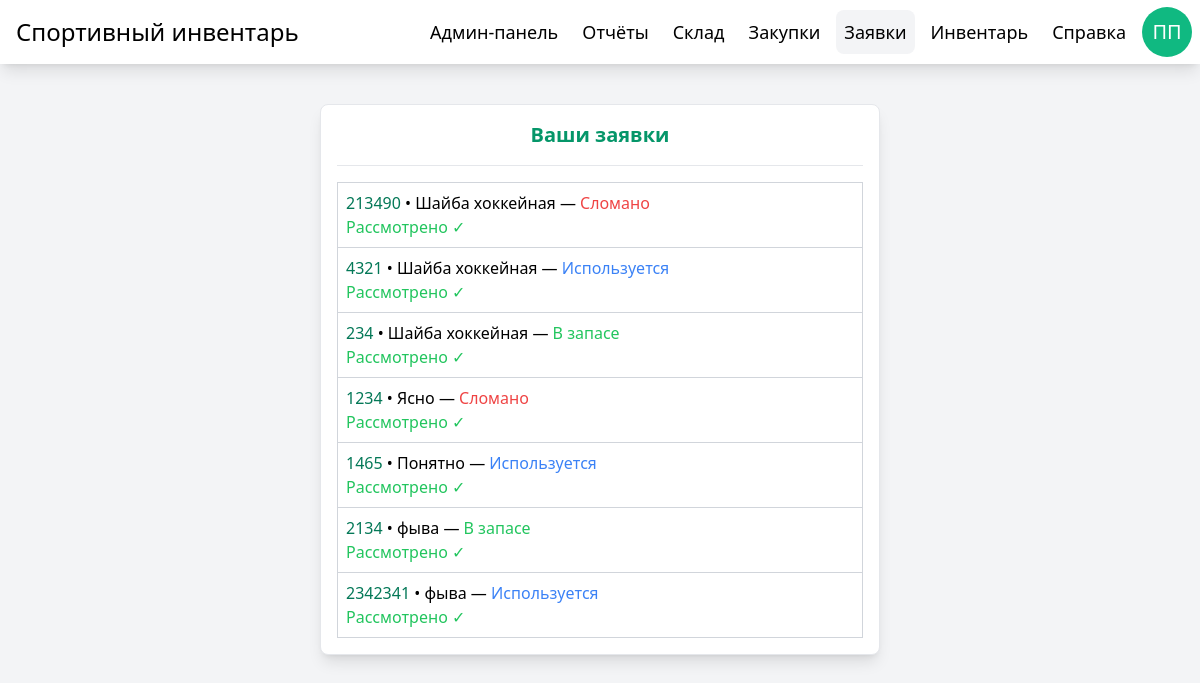
/applications/ (signed in), run on the app's committed database.
### manager/models.py (models this page shows, shortened)
class User(AbstractUser):
    patronymic = models.CharField(max_length=64, blank=True, null=True)
    verified = models.BooleanField(default=False)

class Application(models.Model):
    ident = models.AutoField(primary_key=True)
    ACTIONS = [
        ('drop', 'Списать оборудование'),
        ('request', 'Запросить оборудование')
    ]
    STATE_CHOICES = [
        ('active', 'Используется'),
        ('inactive', 'В запасе'),
        ('broken', 'Сломан'),
    ]
    STATUS =[
        ('seen', 'Рассмотрено'),
        ('unseen', 'Не рассмотрено')
    ]
    owner = models.ForeignKey(User, on_delete=models.CASCADE, related_name='applications')  # Автор заявки
    name = models.CharField(max_length=256)
    quantity = models.PositiveIntegerField(default=1)
    state = models.CharField(max_length=8, choices=STATE_CHOICES, default='inactive')
    status = models.CharField(max_length=8, choices=STATUS, default='unseen')
    '''if action == "request":
            ...
    На запрос выделяем quantity вещей. Если у storage нет такого количества, то закупаем через Purchase'''
    action = models.CharField(max_length=32, choices=ACTIONS, default='drop', null=True, blank=True)

### manager/views.py (the view)
# urls.py: path('applications/', views.applications, name="applications")
@login_required
@verified_check
def applications(request):
    applications = Application.objects.filter(owner=request.user)
    print("serving application.html")
    return render(request, 'applications.html', {'applications': applications})

### manager/views.py (called while the page is built)
def verified_check(view_func):
    @wraps(view_func)
    def wrapper(request, *args, **kwargs):
        if request.user.verified:
            return view_func(request, *args, **kwargs)
        return redirect('not_verified')  # Правильный редирект по URL name или путь
    return wrapper

### theme/templates/applications.html (shortened to what this page needs)
{% extends "base.html" %}
{% block content %}
<div class="w-1/2 p-4 grid gap-4 bg-white border rounded-lg shadow-lg">
    <h2 class="text-xl font-semibold text-center text-primary-600">Ваши заявки</h2>
    <hr>
    <table class="w-full border border-gray-300 border-collapse">
        <tbody>
            {% for application in applications %}
            <tr class="border-b border-gray-300 hover:bg-primary-50 transition">
                <td class="p-2">
                    <p class="text-black break-all">
                        <span class="text-primary-700 font-medium">{{ application.quantity }}</span>
                        •
                        {{ application.name }}
                        —
                        {% if application.state == 'inactive' %}
                        <span class="text-green-500">В запасе</span>
                        {% elif application.state == 'active' %}
                        <span class="text-blue-500">Используется</span>
                        {% elif application.state == 'broken' %}
                        <span class="text-red-500">Сломано</span>
                        {% endif %}
                    </p>
                    <p>
                        {% if application.status == 'seen' %}
                        <span class="text-green-500">Рассмотрено ✓</span>
                        {% elif application.status == 'unseen' %}
                        <span class="text-red-500">Нерассмотрено ✕</span>
                        {% endif %}
                    </p>
                </td>
            </tr>
            {% endfor %}
        </tbody>
    </table>
</div>
{% endblock %}

### theme/templates/base.html (shortened to what this page needs)
{% load static tailwind_tags %}
<!DOCTYPE html>
<html>
<head>
    {% tailwind_css %}
</head>
<body class="bg-gray-100">
    <div class="h-screen flex-row justify-center items-start bg-gray-100">
        <nav class="w-full h-16 flex justify-between items-center bg-white shadow-lg">
            <div class="h-full p-4 flex items-center">
                <h1 class="text-2xl">Спортивный инвентарь</h1>
            </div>
            <div class="h-full p-2 gap-x-2 flex justify-between items-center">
                {% if user.is_staff %}
                <a
                    id="admin_panel"
                    href="{% url 'admin_panel' %}"
                    title="Админ-панель"
                    class="p-2 flex items-center text-lg rounded-lg hover:text-primary-700 hover:bg-gray-100 transition">
                    Админ-панель
                </a>
                <a
                    id="reports"
                    href="{% url 'reports' %}"
                    title="Отчёты"
                    class="p-2 flex items-center text-lg rounded-lg hover:text-primary-700 hover:bg-gray-100 transition">
                    Отчёты
                </a>
                <a
                    id="storage"
                    href="{% url 'storage' %}"
                    title="Склад"
                    class="p-2 flex items-center text-lg rounded-lg hover:text-primary-700 hover:bg-gray-100 transition">
                    Склад
                </a>
                <a
                    id="purchases"
                    href="{% url 'purchases' %}"
                    title="Закупки"
                    class="p-2 flex items-center text-lg rounded-lg hover:text-primary-700 hover:bg-gray-100 transition">
                    Закупки
                </a>
                {% endif %}
                <a
                    id="applications"
                    href="{% url 'applications' %}"
                    title="Заявки"
                    class="p-2 flex items-center text-lg rounded-lg hover:text-primary-700 hover:bg-gray-100 transition">
                    Заявки
                </a>
                <a
                    id="inventory"
                    href="{% url 'inventory' %}"
                    title="Инвентарь"
                    class="p-2 flex items-center text-lg rounded-lg hover:text-primary-700 hover:bg-gray-100 transition">
                    Инвентарь
                </a>
                <a
                    id="help"
                    href="{% url 'help' %}"
                    title="Справка"
                    class="p-2 flex items-center text-lg rounded-lg hover:text-primary-700 hover:bg-gray-100 transition">
                    Справка
                </a>
                {% if user.is_authenticated %}
                <a
                    href="{% url 'profile' %}"
                    title="Профиль"
                    class="flex justify-center items-center bg-primary-500 text-center text-xl text-white rounded-full hover:bg-primary-700 transition"
                    style="width: 50px; height: 50px;">
                    {{ user.first_name|slice:'0:1' }}{{ user.last_name|slice:'0:1' }}
                </a>
                {% endif %}
            </div>
        </nav>
        <div class="w-full p-10 gap-10 flex justify-center items-start">
            {% block content %}{% endblock %}
        </div>
    </div>
</body>
</html>

### data on the page
User: first_name "П", last_name "П"
Application: quantity "213490", name "Шайба хоккейная", state "Сломано", status "Рассмотрено ✓"
Application: quantity "4321", name "Шайба хоккейная", state "Используется", status "Рассмотрено ✓"
Application: quantity "234", name "Шайба хоккейная", state "В запасе", status "Рассмотрено ✓"
Application: quantity "1234", name "Ясно", state "Сломано", status "Рассмотрено ✓"
Application: quantity "1465", name "Понятно", state "Используется", status "Рассмотрено ✓"
Application: quantity "2134", name "фыва", state "В запасе", status "Рассмотрено ✓"
Application: quantity "2342341", name "фыва", state "Используется", status "Рассмотрено ✓"
